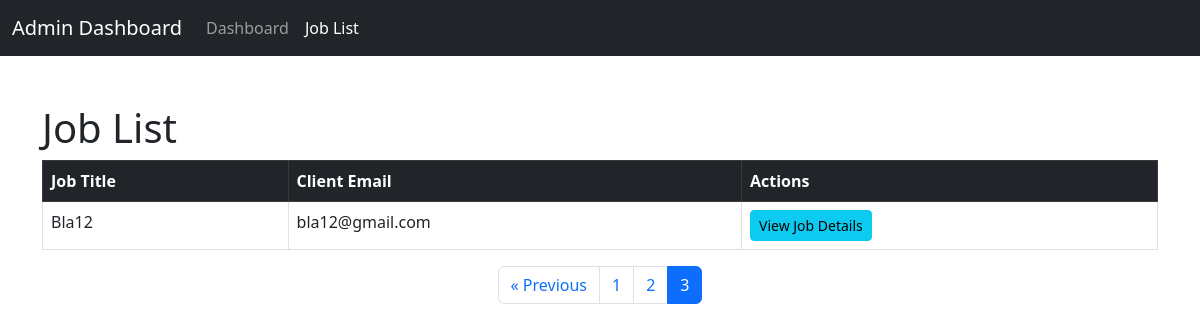
/jobs/?page=3, run on an earlier commit of the app's database.
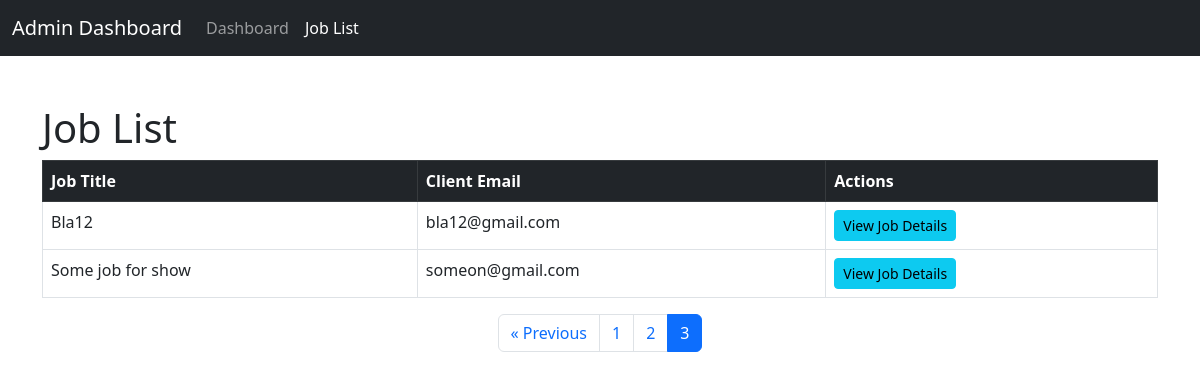
And on a later commit of the database.
### fin_app_v2/models.py (models this page shows, shortened)
class Job(models.Model):
    title = models.CharField(max_length=100)
    client_email = models.EmailField(unique=True)
    client_password = models.CharField(max_length=100)
    over_all_income = models.PositiveIntegerField(default=0)  # Total income for the job

### fin_app_v2/views.py (the view)
# urls.py: path('jobs/', job_list, name='job_list'),
def job_list(request):
    jobs = Job.objects.all()
    paginator = Paginator(jobs, 20)  # Show 10 jobs per page
    page_number = request.GET.get('page')
    page_jobs = paginator.get_page(page_number)
    return render(request, 'job_list.html', {
        'jobs': page_jobs,  # Pass the paginated jobs
    })

### templates/job_list.html (shortened to what this page needs)
<!DOCTYPE html>
<html lang="en">
<head>
    <link href="https://cdn.jsdelivr.net/npm/bootstrap@5.3.0-alpha1/dist/css/bootstrap.min.css" rel="stylesheet">
</head>
<body>
    <nav class="navbar navbar-expand-lg navbar-dark bg-dark">
        <div class="container-fluid">
            <a class="navbar-brand" href="{% url 'admin_dashboard' %}">Admin Dashboard</a>
            <div class="collapse navbar-collapse" id="navbarNav">
                <ul class="navbar-nav">
                    <li class="nav-item">
                        <a class="nav-link" href="{% url 'admin_dashboard' %}">Dashboard</a>
                    </li>
                    <li class="nav-item">
                        <a class="nav-link active" href="{% url 'job_list' %}">Job List</a>
                    </li>
                </ul>
            </div>
        </div>
    </nav>
    <div class="container mt-5">
        <h1>Job List</h1>
        <div class="table-responsive">
            <table class="table table-bordered">
                <thead class="table-dark">
                    <tr>
                        <th>Job Title</th>
                        <th>Client Email</th>
                        <th>Actions</th>
                    </tr>
                </thead>
                <tbody>
                    {% for job in jobs %}
                    <tr>
                        <td>{{ job.title }}</td>
                        <td>{{ job.client_email }}</td>
                        <td>
                            <a href="{% url 'job_details' job.id %}" class="btn btn-info btn-sm">View Job Details</a>
                        </td>
                    </tr>
                    {% empty %}
                    <tr>
                        <td colspan="3" class="text-center">No jobs available.</td>
                    </tr>
                    {% endfor %}
                </tbody>
            </table>
        </div>
        <nav aria-label="Page navigation">
            <ul class="pagination justify-content-center">
                {% if jobs.has_previous %}
                    <li class="page-item">
                        <a class="page-link" href="?page={{ jobs.previous_page_number }}" aria-label="Previous">
                            <span aria-hidden="true">&laquo; Previous</span>
                        </a>
                    </li>
                {% endif %}
                {% for num in jobs.paginator.page_range %}
                    <li class="page-item {% if jobs.number == num %}active{% endif %}">
                        <a class="page-link" href="?page={{ num }}">{{ num }}</a>
                    </li>
                {% endfor %}
            </ul>
        </nav>
    </div>
</body>
</html>

What changed in the data, as far as the page shows it:
added Job: title "Some job for show", client_email "someon@gmail.com"
